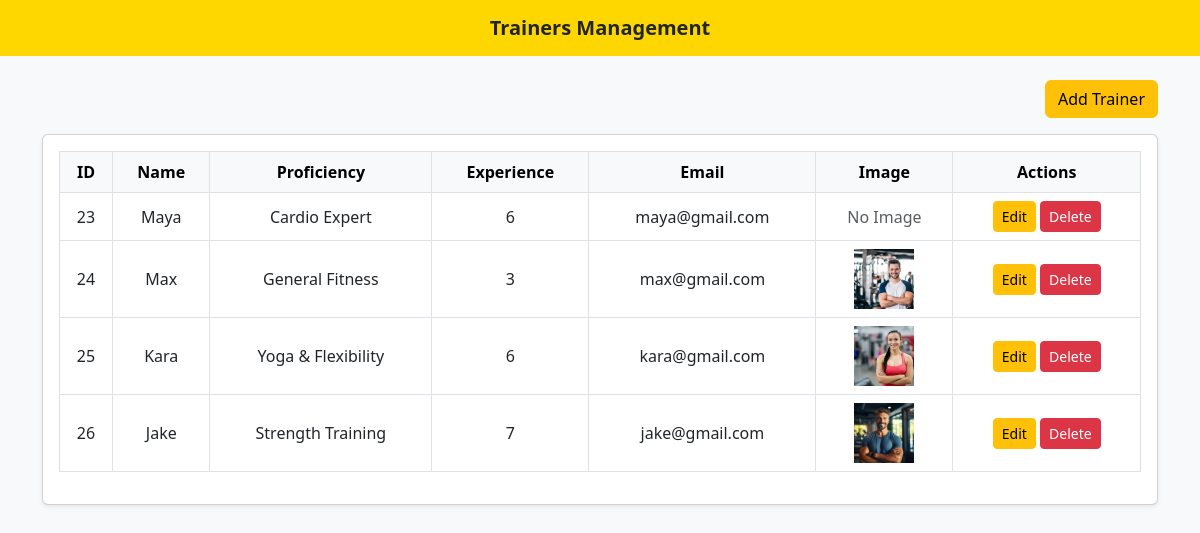
/fitzone/trainers_management.php, run on the app's committed database.
### tables this page shows
CREATE TABLE `trainers` (
  `trainer_id` int(11) NOT NULL,
  `name` varchar(50) DEFAULT NULL,
  `proficiency` varchar(50) DEFAULT NULL,
  `experience_years` int(10) DEFAULT NULL,
  `email` varchar(30) DEFAULT NULL,
  `image` varchar(255) DEFAULT NULL
);

### fitzone/trainers_management.php (the view, shortened to what this page needs)
<?php
$conn = new mysqli("localhost", "root", "", "fitzone");
$result = $conn->query("SELECT * FROM trainers");
$trainers = [];
if ($result) {
    while ($row = $result->fetch_assoc()) {
        $trainers[] = $row;
    }
}
?>
<!DOCTYPE html>
<html>
<head>
    <link href="https://cdn.jsdelivr.net/npm/bootstrap@5.3.0/dist/css/bootstrap.min.css" rel="stylesheet">
    <link rel="stylesheet" href="https://cdnjs.cloudflare.com/ajax/libs/font-awesome/6.4.0/css/all.min.css">
</head>
<body class="bg-light">
<nav class="navbar navbar-expand-lg" style="background-color: #FFD700;">
    <div class="container-fluid">
        <span class="navbar-brand mx-auto text-dark fw-bold">Trainers Management</span>
    </div>
</nav>
<div class="container mt-4">
    <div class="text-end mb-3">
        <button class="btn btn-warning" data-bs-toggle="modal" data-bs-target="#addModal">Add Trainer</button>
    </div>
    <div class="card shadow-sm">
        <div class="card-body">
            <table class="table table-bordered text-center align-middle">
                <thead class="table-light">
                    <tr>
                        <th>ID</th>
                        <th>Name</th>
                        <th>Proficiency</th>
                        <th>Experience</th>
                        <th>Email</th>
                        <th>Image</th>
                        <th>Actions</th>
                    </tr>
                </thead>
                <tbody>
                    <?php if (!empty($trainers)): ?>
                        <?php foreach ($trainers as $trainer): ?>
                            <tr>
                                <td><?= $trainer['trainer_id'] ?></td>
                                <td><?= htmlspecialchars($trainer['name']) ?></td>
                                <td><?= htmlspecialchars($trainer['proficiency']) ?></td>
                                <td><?= $trainer['experience_years'] ?></td>
                                <td><?= htmlspecialchars($trainer['email']) ?></td>
                                <td>
                                    <?php if (!empty($trainer['image']) && file_exists($trainer['image'])): ?>
                                        <img src="<?= $trainer['image'] ?>" width="60" height="60" style="object-fit:cover;">
                                    <?php else: ?>
                                        <span class="text-muted">No Image</span>
                                    <?php endif; ?>
                                </td>
                                <td>
                                    <button class="btn btn-warning btn-sm" data-bs-toggle="modal" data-bs-target="#editModal<?= $trainer['trainer_id'] ?>">Edit</button>
                                    <a href="?delete=<?= $trainer['trainer_id'] ?>" class="btn btn-danger btn-sm" onclick="return confirm('Delete this trainer?')">Delete</a>
                                </td>
                            </tr>
                        <?php endforeach; ?>
                    <?php else: ?>
                        <tr><td colspan="7" class="text-muted">No trainers found</td></tr>
                    <?php endif; ?>
                </tbody>
            </table>
        </div>
    </div>
</div>
</body>
</html>

### data on the page
trainers: trainer_id "23", name "Maya", proficiency "Cardio Expert", experience_years "6", email "maya@gmail.com", shows "No Image"
trainers: trainer_id "24", name "Max", proficiency "General Fitness", experience_years "3", email "max@gmail.com", image (picture)
trainers: trainer_id "25", name "Kara", proficiency "Yoga & Flexibility", experience_years "6", email "kara@gmail.com", image (picture)
trainers: trainer_id "26", name "Jake", proficiency "Strength Training", experience_years "7", email "jake@gmail.com", image (picture)
